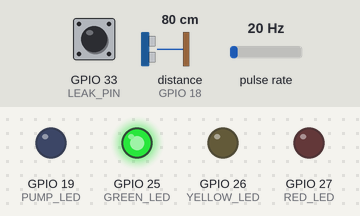
Simulated run of this program. Board: ESP32. Parts: output pins drawn as LEDs (lit = HIGH). Wiring (from diagram.json): ultrasonic range finder: trigger GPIO 5; echo GPIO 18. Wiring (inferred from the names in the program): pulse sensor: data GPIO 32. The test bench sets the inputs (shaded band); at power-on: distance to the obstacle (sensor on GPIO 18) 80 cm, GPIO 33 (LEAK_PIN) HIGH, pulse rate 20 Hz. The echo pulse lasts 58.3 µs per cm; WiFi joins after 1.5 s; servers stay silent unless stated; the local clock reads 2024-03-15 10:24:30 at power-on unless the program sets it; no MQTT or app messages arrive unless stated; pins used as bus, display or sensor lines are not drawn; what the program prints to the serial monitor is not drawn.

Above: at 2.7 s.
2.8 s: distance to the obstacle (sensor on GPIO 18) set to 6 cm
4.7 s: distance to the obstacle (sensor on GPIO 18) set to 3 cm
At 6.7 s:
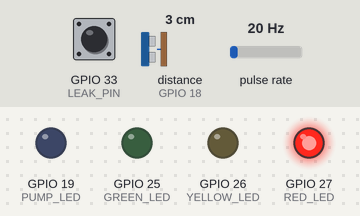
7.0 s: distance to the obstacle (sensor on GPIO 18) set to 93 cm
At 8.7 s:
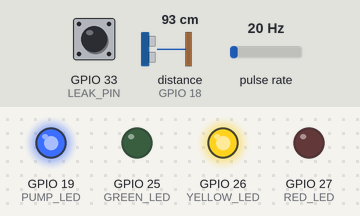
9.0 s: distance to the obstacle (sensor on GPIO 18) set to 78 cm
At 10.2 s:
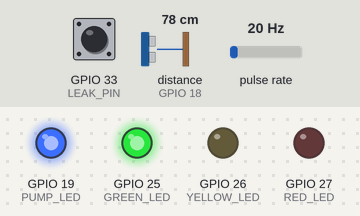
11.0 s: distance to the obstacle (sensor on GPIO 18) set to 20 cm
12.7 s: distance to the obstacle (sensor on GPIO 18) set to 17 cm
At 14.3 s:
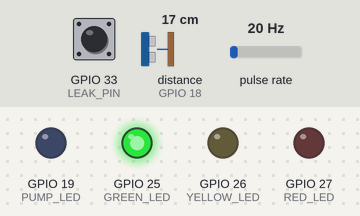
Timing chart, 0 to 15.8 s (numbered marks = the images above; inputs shaded):
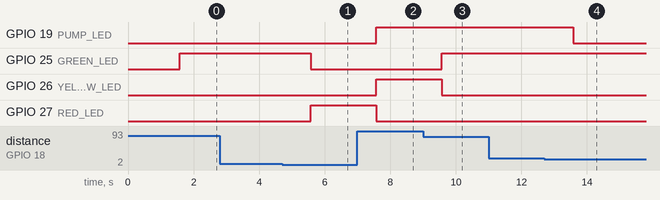

Measured:
- the behaviour switches between 5 and 4 cm on distance to the obstacle (sensor on GPIO 18) (found by bisection; images 0 and 1)
- the behaviour switches between 83 and 82 cm on distance to the obstacle (sensor on GPIO 18) (found by bisection; images 2 and 3)
- the behaviour switches between 19 and 18 cm on distance to the obstacle (sensor on GPIO 18) (found by bisection; images 3 and 4)
- after the input at 2.8 s, every drawn part: stays the same
- after the input at 4.7 s, GPIO 25 (GREEN_LED): HIGH → LOW after 0.87 s; GPIO 27 (RED_LED): LOW → HIGH after 0.87 s
- after the input at 7.0 s, GPIO 19 (PUMP_LED), GPIO 26 (YELLOW_LED): LOW → HIGH after 0.58 s; GPIO 27 (RED_LED): HIGH → LOW after 0.58 s
- after the input at 9.0 s, GPIO 25 (GREEN_LED): LOW → HIGH after 0.58 s; GPIO 26 (YELLOW_LED): HIGH → LOW after 0.58 s
- after the input at 11.0 s, every drawn part: stays the same
- after the input at 12.7 s, GPIO 19 (PUMP_LED): HIGH → LOW after 0.87 s

The program:

main.cpp
```cpp
#include <Arduino.h>

// ============================================================
// CHRIST SMART CAMPUS - SMART WATER MANAGEMENT
// ============================================================

// ---------------- DEVICE CONFIGURATION ----------------

const char* DEVICE_ID = "WATER-A-ESP32-01";
const char* CAMPUS_ID = "CHRIST-DEMO";
const char* BUILDING_ID = "BLOCK-A";
const char* ZONE_ID = "WATER-TANK-A";

// ---------------- WIFI / MQTT CONFIGURATION ----------------

#include <WiFi.h>
#include <WiFiClientSecure.h>
#include <PubSubClient.h>
#include <time.h>

WiFiClientSecure secureClient;
PubSubClient mqttClient(secureClient);

const char* WIFI_SSID = "Wokwi-GUEST";
const char* WIFI_PASSWORD = "";

const char* MQTT_BROKER = "broker.emqx.io";
const int MQTT_PORT = 8883;

const char* TELEMETRY_TOPIC =
    "christ-smart-campus/v1/water/BLOCK-A/WATER-A-ESP32-01/telemetry";
const char* STATUS_TOPIC =
    "christ-smart-campus/v1/water/BLOCK-A/WATER-A-ESP32-01/status";

const unsigned long MQTT_RECONNECT_INTERVAL = 5000;
const unsigned long TELEMETRY_INTERVAL = 2000;
const unsigned long STATUS_INTERVAL = 30000;

unsigned long lastMQTTAttempt = 0;
unsigned long lastTelemetryPublish = 0;
unsigned long lastStatusPublish = 0;

// ---------------- GPIO CONFIGURATION ----------------

// Ultrasonic sensor
#define TRIG_PIN 5
#define ECHO_PIN 18

// Simulation buttons
#define FLOW_PIN 32
#define LEAK_PIN 33

// Pump indicator
#define PUMP_LED 19

// Status LEDs
#define GREEN_LED 25
#define YELLOW_LED 26
#define RED_LED 27

// ---------------- TANK CONFIGURATION ----------------

const float EMPTY_DISTANCE_CM = 100.0;
const float FULL_DISTANCE_CM = 10.0;
const float CALIBRATION_TOLERANCE_CM = 5.0;
const float LOW_LEVEL_THRESHOLD = 20.0;
const float FULL_LEVEL_THRESHOLD = 90.0;

// ---------------- FLOW CONFIGURATION ----------------

const float PULSES_PER_LITRE = 450.0;

// ---------------- TIMING CONFIGURATION ----------------

const unsigned long LEVEL_INTERVAL = 1000;
const unsigned long FLOW_INTERVAL = 1000;
const unsigned long DISPLAY_INTERVAL = 2000;
const unsigned long ECHO_TIMEOUT = 30000;

// ---------------- WATER LEVEL VARIABLES ----------------

float distance = -1.0;
float tankLevel = 0.0;
bool sensorValid = false;
bool tankCalibrationValid = false;

// ---------------- WATER FLOW VARIABLES ----------------

volatile unsigned long flowPulseCount = 0;
unsigned long previousFlowPulseCount = 0;
unsigned long lastFlowRead = 0;
float flowRate = 0.0;
float totalWaterVolume = 0.0;

// ---------------- SYSTEM STATES ----------------

bool pumpRunning = false;
bool leakDetected = false;

// ---------------- TIMERS ----------------

unsigned long lastLevelRead = 0;
unsigned long lastDisplay = 0;

// ============================================================
// WIFI AND TIME
// ============================================================

void connectWiFi() {
    Serial.println();
    Serial.print("Connecting to Wi-Fi");
    WiFi.mode(WIFI_STA);
    WiFi.begin(WIFI_SSID, WIFI_PASSWORD);

    while (WiFi.status() != WL_CONNECTED) {
        delay(500);
        Serial.print(".");
    }

    Serial.println();
    Serial.println("Wi-Fi connected!");
    Serial.print("IP Address: ");
    Serial.println(WiFi.localIP());
}

void syncTime() {
    configTime(0, 0, "pool.ntp.org", "time.nist.gov");
    Serial.println("Synchronizing UTC time...");

    time_t now = time(nullptr);
    int attempts = 0;

    while (now < 1700000000 && attempts < 20) {
        delay(500);
        now = time(nullptr);
        attempts++;
    }

    if (now >= 1700000000) {
        Serial.println("Time synchronized successfully.");
    } else {
        Serial.println("WARNING: Time synchronization failed.");
    }
}

String getTimestamp() {
    time_t now = time(nullptr);
    if (now < 1700000000) return "";

    struct tm timeinfo;
    gmtime_r(&now, &timeinfo);

    char timestamp[25];
    strftime(timestamp, sizeof(timestamp), "%Y-%m-%dT%H:%M:%SZ", &timeinfo);
    return String(timestamp);
}

// ============================================================
// MQTT CONNECTION MANAGEMENT
// ============================================================

bool connectMQTT() {
    if (WiFi.status() != WL_CONNECTED) {
        Serial.println("Wi-Fi is disconnected. MQTT connection skipped.");
        return false;
    }

    if (mqttClient.connected()) return true;

    Serial.println();
    Serial.println("--- MQTT TLS CONNECTION ---");
    Serial.println("Connecting to broker.emqx.io:8883...");

    String clientId = String(DEVICE_ID) + "-" +
                      String((uint32_t)ESP.getEfuseMac(), HEX);

    if (mqttClient.connect(clientId.c_str())) {
        Serial.println("MQTT TLS CONNECTION SUCCESSFUL!");
        Serial.print("Client ID: ");
        Serial.println(clientId);
        lastStatusPublish = 0;
        return true;
    }

    Serial.print("MQTT connection failed. State: ");
    Serial.println(mqttClient.state());
    return false;
}

void maintainMQTTConnection() {
    if (WiFi.status() != WL_CONNECTED) return;

    if (mqttClient.connected()) {
        mqttClient.loop();
        return;
    }

    if (millis() - lastMQTTAttempt >= MQTT_RECONNECT_INTERVAL) {
        lastMQTTAttempt = millis();
        connectMQTT();
    }
}

// ============================================================
// FLOW SENSOR INTERRUPT
// ============================================================

void IRAM_ATTR countFlowPulse() {
    static unsigned long lastPulseTime = 0;
    unsigned long currentTime = micros();

    if (currentTime - lastPulseTime >= 2000) {
        flowPulseCount++;
        lastPulseTime = currentTime;
    }
}

// ============================================================
// ULTRASONIC DISTANCE MEASUREMENT
// ============================================================

float readDistance() {
    digitalWrite(TRIG_PIN, LOW);
    delayMicroseconds(2);
    digitalWrite(TRIG_PIN, HIGH);
    delayMicroseconds(10);
    digitalWrite(TRIG_PIN, LOW);

    unsigned long duration = pulseIn(ECHO_PIN, HIGH, ECHO_TIMEOUT);

    if (duration == 0) return -1.0;

    float measuredDistance = duration * 0.0343 / 2.0;

    if (measuredDistance < 2.0 || measuredDistance > 400.0) {
        return -1.0;
    }

    return measuredDistance;
}

// ============================================================
// WATER LEVEL CALCULATION
// ============================================================

void updateWaterLevel() {
    distance = readDistance();
    sensorValid = false;
    tankCalibrationValid = false;

    if (distance < 0) {
        Serial.println("ERROR: Ultrasonic sensor reading invalid!");
        return;
    }

    sensorValid = true;

    if (distance < FULL_DISTANCE_CM - CALIBRATION_TOLERANCE_CM ||
        distance > EMPTY_DISTANCE_CM + CALIBRATION_TOLERANCE_CM) {
        Serial.println("WARNING: Distance outside calibrated tank range!");
        return;
    }

    tankCalibrationValid = true;

    float percentage =
        ((EMPTY_DISTANCE_CM - distance) /
        (EMPTY_DISTANCE_CM - FULL_DISTANCE_CM)) * 100.0;

    tankLevel = constrain(percentage, 0.0, 100.0);
}

// ============================================================
// WATER FLOW CALCULATION
// ============================================================

void updateWaterFlow(unsigned long currentTime) {
    unsigned long elapsedTime = currentTime - lastFlowRead;

    if (elapsedTime == 0) return;

    unsigned long currentPulseCount;

    noInterrupts();
    currentPulseCount = flowPulseCount;
    interrupts();

    unsigned long newPulses = currentPulseCount - previousFlowPulseCount;
    previousFlowPulseCount = currentPulseCount;
    lastFlowRead = currentTime;

    float litres = newPulses / PULSES_PER_LITRE;
    flowRate = (litres * 60000.0) / elapsedTime;
    totalWaterVolume += litres;
}

// ============================================================
// LEAK DETECTION
// ============================================================

void checkLeak() {
    leakDetected = (digitalRead(LEAK_PIN) == LOW);
}

// ============================================================
// AUTOMATIC PUMP CONTROL
// ============================================================

void controlPump() {
    if (leakDetected) {
        pumpRunning = false;
        return;
    }

    if (!sensorValid || !tankCalibrationValid) {
        pumpRunning = false;
        return;
    }

    if (tankLevel <= LOW_LEVEL_THRESHOLD) {
        pumpRunning = true;
    } else if (tankLevel >= FULL_LEVEL_THRESHOLD) {
        pumpRunning = false;
    }
}

// ============================================================
// LED STATUS INDICATION
// ============================================================

void updateLEDs() {
    digitalWrite(PUMP_LED, pumpRunning ? HIGH : LOW);

    if (leakDetected || !sensorValid || !tankCalibrationValid) {
        digitalWrite(GREEN_LED, LOW);
        digitalWrite(YELLOW_LED, LOW);
        digitalWrite(RED_LED, HIGH);
        return;
    }

    if (tankLevel <= LOW_LEVEL_THRESHOLD) {
        digitalWrite(GREEN_LED, LOW);
        digitalWrite(YELLOW_LED, HIGH);
        digitalWrite(RED_LED, LOW);
        return;
    }

    digitalWrite(GREEN_LED, HIGH);
    digitalWrite(YELLOW_LED, LOW);
    digitalWrite(RED_LED, LOW);
}

// ============================================================
// SERIAL MONITOR DISPLAY
// ============================================================

void displayStatus() {
    Serial.println();
    Serial.println("======================================");
    Serial.println(" CHRIST SMART CAMPUS - SMART WATER");
    Serial.println("======================================");

    Serial.print("Device ID: ");
    Serial.println(DEVICE_ID);

    Serial.print("Tank Distance: ");
    if (sensorValid) {
        Serial.print(distance, 2);
        Serial.println(" cm");
    } else {
        Serial.println("INVALID");
    }

    Serial.print("Tank Level: ");
    if (tankCalibrationValid) {
        Serial.print(tankLevel, 2);
        Serial.println(" %");
    } else if (sensorValid) {
        Serial.println("OUTSIDE CALIBRATED RANGE");
    } else {
        Serial.println("UNAVAILABLE");
    }

    Serial.print("Ultrasonic Sensor: ");
    Serial.println(sensorValid ? "ONLINE" : "ERROR");

    Serial.print("Tank Calibration: ");
    Serial.println(tankCalibrationValid ? "VALID" : "INVALID");

    Serial.print("Water Flow Rate: ");
    Serial.print(flowRate, 2);
    Serial.println(" L/min");

    Serial.print("Total Water Volume: ");
    Serial.print(totalWaterVolume, 3);
    Serial.println(" L");

    Serial.print("Leak Status: ");
    Serial.println(leakDetected ? "LEAK DETECTED" : "NORMAL");

    Serial.print("Pump Status: ");
    Serial.println(pumpRunning ? "RUNNING" : "OFF");

    Serial.println("======================================");
}

// ============================================================
// DASHBOARD TELEMETRY - ONE AGGREGATED JSON RECORD
// ============================================================

void publishWaterTelemetry() {
    String payload;
    payload.reserve(1400);

    String timestamp = getTimestamp();

    payload = "{";
    payload += "\"message_type\":\"telemetry\",\"schema_version\":\"1.0\",";
    payload += "\"campus_id\":\"" + String(CAMPUS_ID) + "\",";
    payload += "\"module\":\"water\",\"building_id\":\"" + String(BUILDING_ID) + "\",";
    payload += "\"zone_id\":\"" + String(ZONE_ID) + "\",";
    payload += "\"device_id\":\"" + String(DEVICE_ID) + "\",";
    payload += "\"timestamp\":";
    payload += timestamp.length() ? "\"" + timestamp + "\"" : "null";
    payload += ",\"timestamp_ms\":" + String(millis()) +
               ",\"flow_input_mode\":\"button_simulation\",\"metrics\":{";

    payload += "\"tank_distance\":{\"value\":";
    payload += sensorValid ? String(distance, 2) : "null";
    payload += ",\"unit\":\"cm\",\"status\":\"";
    payload += sensorValid ? "normal" : "sensor_unavailable";
    payload += "\"},";

    payload += "\"tank_level\":{\"value\":";
    payload += tankCalibrationValid ? String(tankLevel, 2) : "null";
    payload += ",\"unit\":\"%\",\"status\":\"";
    payload += tankCalibrationValid ? "normal" :
               (sensorValid ? "calibration_invalid" : "sensor_unavailable");
    payload += "\"},";

    payload += "\"flow_rate\":{\"value\":" + String(flowRate, 2) +
               ",\"unit\":\"L/min\",\"status\":\"simulated\"},";
    payload += "\"total_volume\":{\"value\":" + String(totalWaterVolume, 3) +
               ",\"unit\":\"L\",\"status\":\"normal\"},";

    payload += "\"leak_detected\":{\"value\":";
    payload += leakDetected ? "true" : "false";
    payload += ",\"unit\":\"boolean\",\"status\":\"normal\"},";

    payload += "\"pump_running\":{\"value\":";
    payload += pumpRunning ? "true" : "false";
    payload += ",\"unit\":\"boolean\",\"status\":\"normal\"},";

    payload += "\"ultrasonic_sensor_online\":{\"value\":";
    payload += sensorValid ? "true" : "false";
    payload += ",\"unit\":\"boolean\",\"status\":\"normal\"},";

    payload += "\"tank_calibration_valid\":{\"value\":";
    payload += tankCalibrationValid ? "true" : "false";
    payload += ",\"unit\":\"boolean\",\"status\":\"normal\"}";
    payload += "}}";

    Serial.println(payload);

    if (mqttClient.connected()) {
        if (mqttClient.publish(TELEMETRY_TOPIC, payload.c_str())) {
            Serial.println("Water telemetry published to MQTT.");
        } else {
            Serial.println("Water telemetry MQTT publish failed.");
        }
    } else {
        Serial.println("MQTT disconnected. Water telemetry not published.");
    }
}

// ============================================================
// DEVICE STATUS HEARTBEAT
// ============================================================

void publishDeviceStatus() {
    if (!mqttClient.connected()) return;

    String timestamp = getTimestamp();
    String payload = "{";
    payload += "\"message_type\":\"device_status\",\"schema_version\":\"1.0\",";
    payload += "\"campus_id\":\"" + String(CAMPUS_ID) + "\",";
    payload += "\"module\":\"water\",\"building_id\":\"" + String(BUILDING_ID) + "\",";
    payload += "\"zone_id\":\"" + String(ZONE_ID) + "\",";
    payload += "\"device_id\":\"" + String(DEVICE_ID) + "\",";
    payload += "\"timestamp\":";
    payload += timestamp.length() ? "\"" + timestamp + "\"" : "null";
    payload += ",\"timestamp_ms\":" + String(millis()) + ",";
    payload += "\"status\":\"online\"}";

    if (mqttClient.publish(STATUS_TOPIC, payload.c_str())) {
        Serial.println("Water device online status published.");
    } else {
        Serial.println("Water device status MQTT publish failed.");
    }
}

// ============================================================
// SETUP
// ============================================================

void setup() {
    Serial.begin(115200);

    // Ultrasonic sensor
    pinMode(TRIG_PIN, OUTPUT);
    pinMode(ECHO_PIN, INPUT);

    // Simulation buttons
    pinMode(FLOW_PIN, INPUT_PULLUP);
    pinMode(LEAK_PIN, INPUT_PULLUP);

    // LEDs
    pinMode(PUMP_LED, OUTPUT);
    pinMode(GREEN_LED, OUTPUT);
    pinMode(YELLOW_LED, OUTPUT);
    pinMode(RED_LED, OUTPUT);

    // Initial safe output state
    digitalWrite(PUMP_LED, LOW);
    digitalWrite(GREEN_LED, LOW);
    digitalWrite(YELLOW_LED, LOW);
    digitalWrite(RED_LED, LOW);

    // Flow pulse interrupt
    attachInterrupt(
        digitalPinToInterrupt(FLOW_PIN),
        countFlowPulse,
        FALLING
    );

    unsigned long currentTime = millis();
    lastLevelRead = currentTime - LEVEL_INTERVAL;
    lastFlowRead = currentTime;
    lastDisplay = currentTime;

    Serial.println();
    Serial.println("SMART WATER MANAGEMENT SYSTEM");
    Serial.println("ESP32 Initialised Successfully");
    Serial.print("Device ID: ");
    Serial.println(DEVICE_ID);
    Serial.println("Starting monitoring...");

    connectWiFi();
    syncTime();

    // Prototype only: certificate verification is disabled.
    // Configure a trusted CA certificate before production use.
    secureClient.setInsecure();

    mqttClient.setServer(MQTT_BROKER, MQTT_PORT);
    mqttClient.setKeepAlive(30);
    mqttClient.setSocketTimeout(5);
    mqttClient.setBufferSize(2048);

    connectMQTT();
}

// ============================================================
// MAIN LOOP
// ============================================================

void loop() {
    unsigned long currentTime = millis();

    maintainMQTTConnection();

    // 1. Update water level
    if (currentTime - lastLevelRead >= LEVEL_INTERVAL) {
        lastLevelRead = currentTime;
        updateWaterLevel();
    }

    // 2. Update water flow
    if (currentTime - lastFlowRead >= FLOW_INTERVAL) {
        updateWaterFlow(currentTime);
    }

    // 3. Check leakage
    checkLeak();

    // 4. Control pump
    controlPump();

    // 5. Update indicators
    updateLEDs();

    // 6. Display readings at the existing interval
    if (currentTime - lastDisplay >= DISPLAY_INTERVAL) {
        lastDisplay = currentTime;
        displayStatus();
    }

    // Publish dashboard telemetry on its own schedule.
    if (currentTime - lastTelemetryPublish >= TELEMETRY_INTERVAL) {
        lastTelemetryPublish = currentTime;
        publishWaterTelemetry();
    }

    // Publish device heartbeat every 30 seconds.
    if (mqttClient.connected() &&
        currentTime - lastStatusPublish >= STATUS_INTERVAL) {
        lastStatusPublish = currentTime;
        publishDeviceStatus();
    }
}
```
